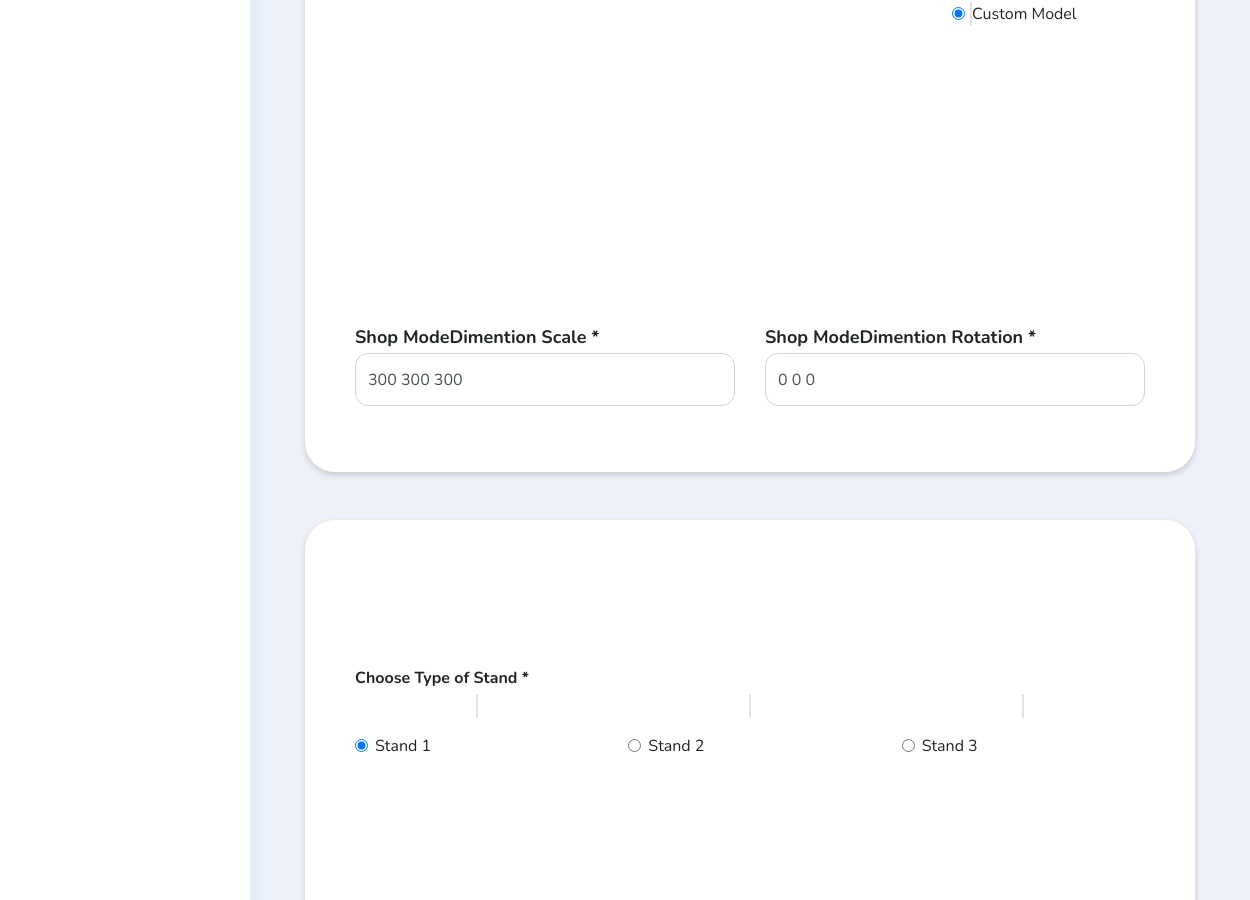
The page /control/pages/1672196528/settings.php (middle part) on the database as committed earlier.
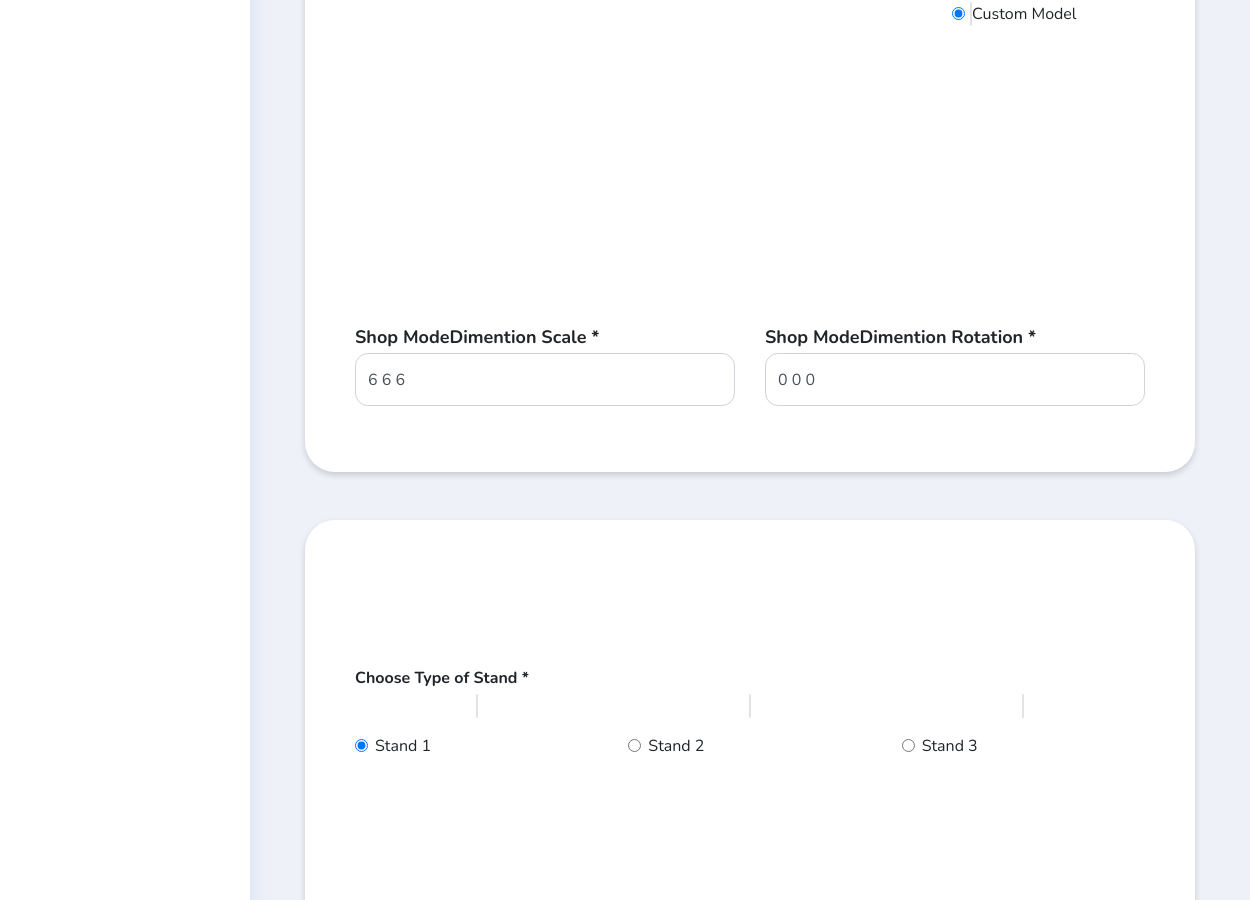
The same page on the database as committed later.
### tables this page shows
CREATE TABLE `meta_shop_lists` (
  `id` int(11) NOT NULL,
  `name` varchar(355) DEFAULT NULL,
  `link` varchar(355) DEFAULT NULL,
  `shop` varchar(355) DEFAULT NULL,
  `thumb_model` varchar(355) DEFAULT 'shop_thumb_1.glb',
  `thumb_model_scale` varchar(355) DEFAULT '600 700 600',
  `thumb_model_rotation` varchar(355) DEFAULT '0 0 0',
  `shop_env_model` varchar(355) DEFAULT NULL,
  `rack` varchar(355) DEFAULT NULL,
  `stand_qty` int(11) DEFAULT NULL,
  `user_id` int(11) DEFAULT NULL,
  `status` int(11) DEFAULT 0,
  `land_locations_id` int(11) DEFAULT NULL,
  `wall_video` varchar(355) DEFAULT 'dummy.mp4',
  `left_wall_banner` varchar(355) DEFAULT NULL,
  `right_wall_banner` varchar(355) DEFAULT 'default.jpg',
  `direct_entry` tinyint(1) DEFAULT 1
);

### control/pages/1672196528/settings.php (called while the page is built)
<?php $table_name='1672196528_meta_product_table';?><?php
include("../../src/prototype/sample/settings.php");
?>

### db/connection.php (called while the page is built, shortened)
<?php
$dbname = 'sosalin_word';
?>

### control/src/query/query.php (called while the page is built, shortened)
<?php
function select($table,$condition=[]){
    include('../../src/config/connection.php');
    $table=mysqli_real_escape_string($conn, $table);
        if(isset($condition['limit'])){
            $limit= $condition['limit'];
            $limit=mysqli_real_escape_string($conn, $limit);
            $limitq="LIMIT $limit";
        }else{
            $limitq="LIMIT 10000000000000000000";
        }
        if(isset($condition['offset'])){
            $ofset= $condition['offset'];
            $ofset=mysqli_real_escape_string($conn, $ofset);
            $ofsetq="OFFSET $ofset";
        }else{
            $ofsetq="OFFSET 0";
        }
        if(isset($condition["conditions"])){
            $conditions=$condition["conditions"];
        }
        if(isset($condition['order'])){
            $order=$condition['order'];
            $orders = [];
            foreach($order as $names => $vals){
                $orders = mysqli_real_escape_string($conn,$names)." ".mysqli_real_escape_string($conn,$vals);
            }
        }else{ $orders= "id asc"; }
                $table_name=$table;
                $linkp=mysqli_connect($host, $user, $pass);
                $result = mysqli_query($linkp,"SHOW COLUMNS FROM $table_name");
                    if(mysqli_num_rows($result) > 0) {
                            $form_data=array();
                                while ($row = mysqli_fetch_assoc($result)) {
                                    $form_data[]=$row['Field'];
                                }
                    }
                $total_data=array();
                        if(isset($conditions)){
                            $columns = [];
                            foreach($conditions as $name => $val){
                                $columns[] = "$name = '".mysqli_real_escape_string($conn, $val)."'";
                            }
                            $sql = "SELECT * FROM `$table_name`  WHERE ".implode(" AND ", $columns)." ORDER BY $orders "."$limitq "." $ofsetq" ;
                        }else{
                            $sql = "SELECT * FROM `$table_name` ";
                        }
                        $retval=mysqli_query($conn, $sql);
                            if(mysqli_num_rows($retval) > 0){
                                while($row = mysqli_fetch_assoc($retval)){
                                    $data=array();
                                        foreach($form_data as $value){
                                            $data[$value]=$row[$value];
                                        }
                                    if(isset($condition['join'])){
                                        foreach($condition['join'] as $keys =>$values){
                                            $join_table=mysqli_real_escape_string($conn, $keys);
                                            $result_join = mysqli_query($linkp,"SHOW COLUMNS FROM $join_table");
                                                if(mysqli_num_rows($result_join) > 0) {
                                                        $form_data_join=array();
                                                            while ($row_join_table = mysqli_fetch_assoc($result_join)) {
                                                                $form_data_join[]=$row_join_table['Field'];
                                                            }
                                                }
                                            $join_table_id=mysqli_real_escape_string($conn, $row[$values]);
                                            $sql_join = "SELECT * FROM `$join_table`  WHERE `id` = '$join_table_id'";
                                            $retval_joint=mysqli_query($conn, $sql_join);
                                                if(mysqli_num_rows($retval_joint) > 0){
                                                    while($row_join = mysqli_fetch_assoc($retval_joint)){
                                                            $data_join=array();
                                                            foreach($form_data_join as $values){
                                                                    $data_join[$values]=$row_join[$values];
                                                             }
                                                    }
                                                    $data[$join_table]=$data_join;
                                                }
                                        }
                                    }
                                                $total_data[]=$data;
                                }
                            }else{
                            }
                            return $total_data;
}
?>

### control/src/prototype/sample/settings.php (the view, shortened to what this page needs)
<?php
include '../../src/config/includes.php';
$new_folder_name = str_replace('_meta_product_table', '', $table_name);
$get_data = select('meta_shop_lists', [
    'conditions' => [
        'link' => $new_folder_name,
    ],
    'join' => [
        'business' => 'user_id',
        'land_locations' => 'land_locations_id',
    ],
]);
?>
<?php include '../../header.php'; ?>
<div class="main-content">
   <div class="container-fluid content-top-gap back-g mb-5">
      <section class="people">
         <section class="w3l-team-block ">
            <div class="mb-5">
               <div class="card-body">
                  <div class="container login-container">
                     <form class="idForm" method="POST" enctype="multipart/form-data" >
                        <div class="Rectangle-242 mt-5">
                           <div class="row">
                              <div class="col-md-4 " style="height:400px;">
                              </div>
                              <div class="col-md-4 " style="height:400px;">
                              </div>
                              <div class="col-md-4 " style="height:380px;">
                                 <div>
                                    <center>
                                       <model-viewer camera-controls alt="Model" src="../../common_models/thumb/<?php echo $get_data[0][
                                           'thumb_model'
                                       ]; ?>"
                                          shadow-intensity="1" camera-controls touch-action="pan-y"
                                          style="height:285px; width:100%; border:1px solid #80808038; border-radius: 30px;">
                                       </model-viewer>
                                       <input type="radio" class="form-check-input" id="radio2" name="thumb_model"
                                          value="<?php echo $get_data[0][
                                              'thumb_model'
                                          ]; ?>" <?php if (
    $get_data[0]['thumb_model'] != 'shop_thumb_2.glb' &&
    $get_data[0]['thumb_model'] != 'shop_thumb_1.glb'
) {
    echo 'checked';
} ?>/>
                                       <label class="form-check-label" for="radio2" >Custom Model</label>
                                    </center>
                                 </div>
                              </div>
                              <div class="col-md-6 mt-5">
                                 <div class="form-group mt-3">
                                    <label for="exampleInputEmail1" class="input__label "><b>Shop ModeDimention scale * </b></label>
                                    <input type="text" class="form-control" name="thumb_model_scale" placeholder="Enter thumb model scale *"
                                       value="<?php echo $get_data[0][
                                           'thumb_model_scale'
                                       ]; ?>" />
                                 </div>
                              </div>
                              <div class="col-md-6 mt-5">
                                 <div class="form-group mt-3">
                                    <label for="exampleInputEmail1" class="input__label "><b>Shop ModeDimention rotation * </b></label>
                                    <input type="text" class="form-control" name="thumb_model_rotation" placeholder="Enter thumb model rotation *"
                                       value="<?php echo $get_data[0][
                                           'thumb_model_rotation'
                                       ]; ?>" />
                                 </div>
                              </div>
                           </div>
                        </div>
                        <div class="Rectangle-242 mt-5">
                           <div class="row">
                              <div class="col-md-12 mt-5">
                                 <label for="exampleInputEmail1" class="input__label mt-5"><b>Choose Type of Stand *</b></label>
                              </div>
                              <div class="col-md-4 mt-1" style="height:400px;">
                                 <div>
                                    <center>
                                       <model-viewer camera-controls alt="Model" src="../../common_models/Stand.glb"
                                          shadow-intensity="1" camera-controls touch-action="pan-y"
                                          style="height:300px; width:100%; border:1px solid #80808038; border-radius: 30px;">
                                       </model-viewer>
                                    </center>
                                 </div>
                                 <div class="form-check mt-3">
                                    <input type="radio" class="form-check-input" id="rack" name="rack"
                                       value="Stand.glb" <?php if (
                                           $get_data[0]['rack'] == 'Stand.glb'
                                       ) {
                                           echo 'checked';
                                       } ?>>Stand 1
                                 </div>
                              </div>
                              <div class="col-md-4 mt-1" style="height:400px;">
                                 <div>
                                    <center>
                                       <model-viewer camera-controls alt="Model" src="../../common_models/Stand2.glb"
                                          shadow-intensity="1" camera-controls touch-action="pan-y"
                                          style="height:300px; width:100%; border:1px solid #80808038; border-radius: 30px;">
                                       </model-viewer>
                                    </center>
                                 </div>
                                 <div class="form-check mt-3">
                                    <input type="radio" class="form-check-input" id="rack" name="rack"
                                       value="Stand2.glb" <?php if (
                                           $get_data[0]['rack'] == 'Stand2.glb'
                                       ) {
                                           echo 'checked';
                                       } ?>>Stand 2
                                 </div>
                              </div>
                              <div class="col-md-4 mt-1" style="height:400px;">
                                 <div>
                                    <center>
                                       <model-viewer camera-controls alt="Model" src="../../common_models/Stand3.glb"
                                          shadow-intensity="1" camera-controls touch-action="pan-y"
                                          style="height:300px; width:100%; border:1px solid #80808038; border-radius: 30px;">
                                       </model-viewer>
                                    </center>
                                 </div>
                                 <div class="form-check mt-3">
                                    <input type="radio" class="form-check-input" id="rack" name="rack"
                                       value="Stand3.glb" <?php if (
                                           $get_data[0]['rack'] == 'Stand3.glb'
                                       ) {
                                           echo 'checked';
                                       } ?>>Stand 3
                                 </div>
                              </div>
                           </div>
                        </div>
                     </form>
                  </div>
               </div>
            </div>
         </section>
      </section>
   </div>
</div>
</body>
</html>

### control/header.php (shortened to what this page needs)
<!doctype html>
<html lang="en">
<head>
  <link rel="stylesheet" href="../../../assets/css/style-starter.css">
</head>
<body>
<body >
<section>
  <div class="sidebar-menu sticky-sidebar-menu">
  </div>

### control/src/prototype/sample/settings.php (style rules this page uses)
.back-g { background-image: url('../../../assets/gifs/metaverse-shopping-1.jpg'); background-repeat: no-repeat; background-attachment: fixed; background-size: 100% 100%; height: 400px; }
.Rectangle-242 { top: 300px; padding: 50px; border-radius: 30px; box-shadow: 0 3px 6px 0 rgb(0 0 0 / 16%); background-color: #fff; }

Rows that differ between the two databases and show on the page:
changed meta_shop_lists: thumb_model_scale "300 300 300" → "6 6 6"
